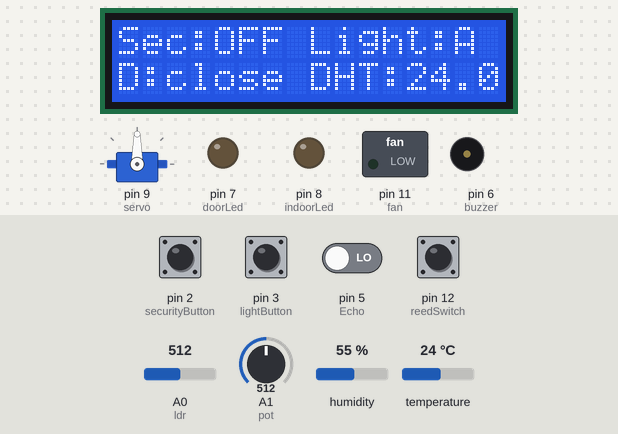
The sketch below on a simulated Arduino Uno, built with avr-gcc and run on an emulated ATmega328P. Parts: servo, 16×2 character LCD, switched loads named in the sketch (green lamp = pin HIGH), output pins drawn as LEDs (lit = HIGH), buzzer (waves = sounding, pin HIGH). Inputs (shaded band) come from the test bench; at power-on: pin 12 (reedSwitch) HIGH, pin 2 (securityButton), pin 3 (lightButton), pin 5 (Echo) LOW, A1 (pot) = 512, A0 (ldr) = 512, humidity 55 %, temperature 24 °C. Pins used as bus, display or sensor lines are not drawn; what the sketch prints to the serial monitor is not drawn.

Above: at 1.3 s.
1.4 s: pin 2 (securityButton) pulled HIGH for 0.15 s
At 2.8 s:
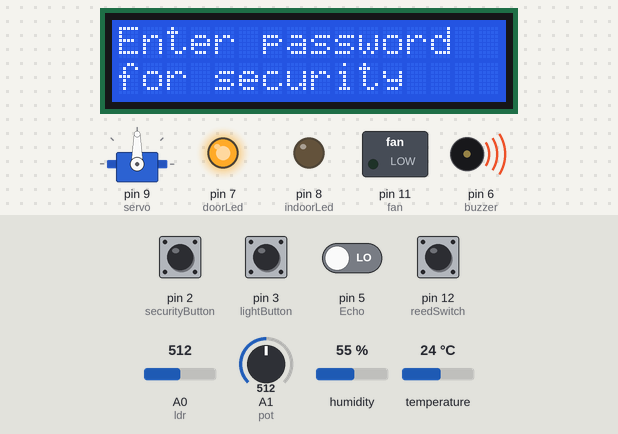
3.9 s: pin 3 (lightButton) pulled HIGH for 1 s
At 6.5 s:
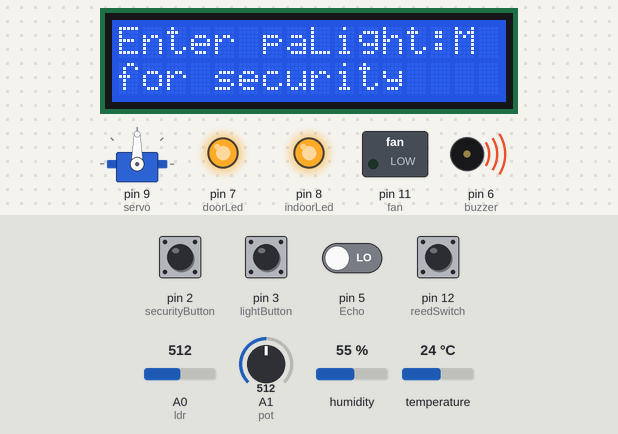
7.0 s: pin 2 (securityButton) pulled HIGH for 1 s
At 8.1 s:
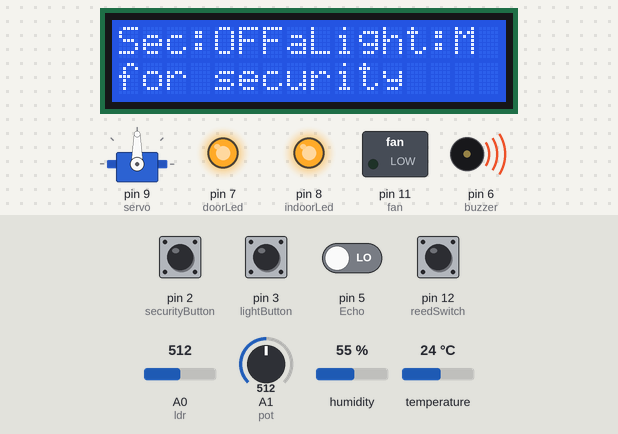
9.5 s: pin 2 (securityButton) pulled HIGH for 1 s
At 10.8 s:
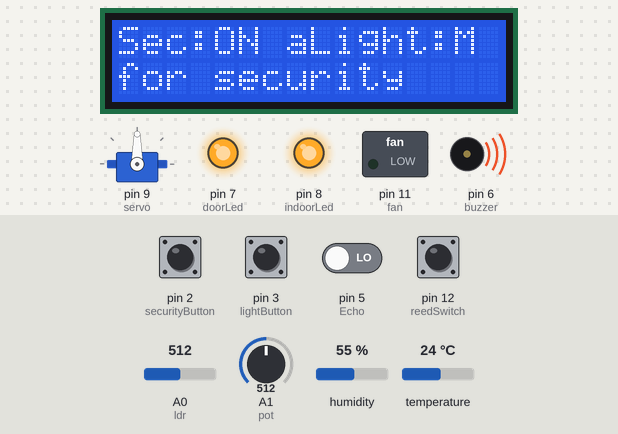
12.0 s: A1 (pot) set to 270
14.0 s: A1 (pot) set to 245
At 15.4 s:
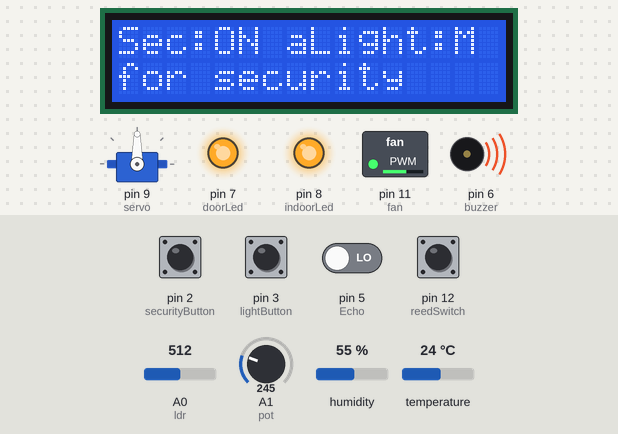
Timing chart, 0 to 17.0 s (numbered marks = the images above; inputs shaded):
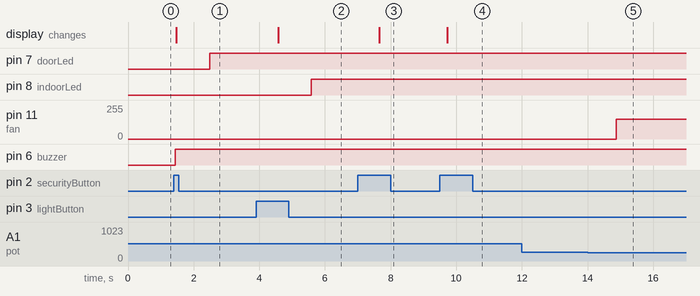

Measured:
- the behaviour switches between 256 and 255 on A1 (pot) (found by bisection; images 4 and 5)
- after the input at 1.4 s, pin 7 (doorLed): LOW → HIGH after 1.1 s; pin 6 (buzzer): LOW → HIGH at once; the display: changes after 0.07 s (image 1)
- after the input at 3.9 s, pin 8 (indoorLed): LOW → HIGH after 1.7 s; the display: changes after 0.68 s (image 2)
- after the input at 7.0 s, the display: changes after 0.66 s (image 3)
- after the input at 9.5 s, the display: changes after 0.22 s (image 4)
- after the input at 12.0 s, every drawn part: stays the same
- after the input at 14.0 s, pin 11 (fan): 0/255 → 147/255 after 0.87 s

The sketch:

Smart_Home_Final_Project.ino
```cpp
#include <Wire.h>
#include <I2CKeyPad.h>
#include <LiquidCrystal_I2C.h>
#include <Servo.h>
#include <DHT.h>

Servo my_servo;
LiquidCrystal_I2C lcd(0x27, 16, 2);
I2CKeyPad keyPad(0x26);

// Pins
const int securityButton = 2;
const int lightButton = 3;
const int Trig       = 4;
const int Echo     = 5;
const int buzzer = 6;
const int doorLed = 7;
const int indoorLed = 8;
const int servo = 9;
const int dhtSensor = 10;
const int fan = 11;
const int reedSwitch = 12;
const int ldr = A0;
const int pot = A1;

DHT dht(dhtSensor,DHT11);

unsigned long lastPot = 0;
unsigned long thre_temp = 0;
unsigned long lastDht = 0;

// settings
const int ldrDark = 200;
const int darkConfirm_ms = 3000;

// variables
bool securityOn = false;
int lightMode = 0;

int lastSecurityBtn = LOW;
int lastLightBtn = LOW;

unsigned long secLastPressed = 0;
unsigned long lightLastPressed = 0;

unsigned long darkStartTime = 0;
unsigned long lastPrintTime = 0;

char door_pass[4] = {'1', '2', '3', '4'};
char security_pass[4]={'5','6','7','8'};
char user[4];
int count = 0;
int trial = 0;

// Door flag
bool isDoorOpen = false;
unsigned long doorOpenTimer = 0;
bool DHT= true;

bool isDoorLockedOut = false;
unsigned long doorLockoutTimer = 0;
unsigned long doorLockoutTick = 0;
int doorLockoutRemaining = 20;

// Security flag
bool window_security = false;
bool print = false;
char alarmUser[4];
int alarmCount = 0;
int alarmTrial = 0;

bool isAlarmLockedOut = false;
unsigned long alarmLockoutTimer = 0;
unsigned long alarmLockoutTick = 0;
int alarmLockoutRemaining = 20;

float distance;
float duration;
char keyMap[19]="123A456B789C*0#DNF";
//char keyMap[19]="FND#0*C987B654A321";

void setup() {

  thre_temp = analogRead(A1);

  Serial.begin(9600);

  pinMode(securityButton, INPUT);
  pinMode(lightButton, INPUT);
  pinMode(reedSwitch, INPUT_PULLUP);
  pinMode(Trig, OUTPUT);
  pinMode(Echo, INPUT);

  pinMode(buzzer, OUTPUT);
  pinMode(doorLed, OUTPUT);
  pinMode(indoorLed, OUTPUT);
  pinMode(fan, OUTPUT);

  digitalWrite(buzzer, 0);
  digitalWrite(doorLed, 0);
  digitalWrite(indoorLed, 0);
  digitalWrite(fan, 0);

  dht.begin();
  keyPad.begin();
  keyPad.loadKeyMap(keyMap);
  keyPad.setDebounceThreshold(50);

  my_servo.attach(servo);
  my_servo.write(90);

  Serial.println("System started");
  Serial.println("Security: OFF");
  Serial.println("Light mode: AUTO");

  lcd.init();
  lcd.backlight();
  lcd.setCursor(0,0);
  lcd.print("Sec:OFF");
  lcd.setCursor(8,0);
  lcd.print("Light:A");
  lcd.setCursor(0,1);
  lcd.print("D:close");
  lcd.setCursor(8,1);
  lcd.print("DHT:");
  lcd.setCursor(12,1);
  lcd.print(dht.readTemperature());
}

void loop() {
//not printing DHT readings when security warning sent
  if(DHT){
  lcd.setCursor(12,1);
  lcd.print(dht.readTemperature());
  }
  Fan();

 printLdrValue();

  checkSecurityButton();

  checkLightButton();

  doorAccess();

  if (securityOn || window_security) {
    runSecurity();
  } else {
    digitalWrite(buzzer, LOW);
    digitalWrite(doorLed, LOW);
  }

  runLighting();


  //Serial.println(dht.readTemperature());
  //Serial.println(analogRead(pot));
  //digitalWrite(indoorLed,1);
 // Serial.println(getdistance());
  //Serial.println(analogRead(pot));
  //digitalWrite(fan,1);
  //Serial.println(dht.readTemperature());
}

void printLdrValue() {
  if (millis() - lastPrintTime >= 5000) {
    lastPrintTime = millis();
    Serial.print("LDR value: ");
    Serial.println(analogRead(ldr));
  }
}
//checking state of security button
void checkSecurityButton() {
  int buttonState = digitalRead(securityButton);
  //button debounce and last state saving
  if (millis() - secLastPressed >= 50 && buttonState != lastSecurityBtn) {
    secLastPressed = millis();
    if (buttonState == HIGH) {
      securityOn = !securityOn;
      if (securityOn) {
        Serial.println(">>> Security: ACTIVATED");
        lcd.setCursor(0,0);
        lcd.print("Sec:ON ");
      } else {
        Serial.println(">>> Security: DEACTIVATED");
        lcd.setCursor(0,0);
        lcd.print("Sec:OFF");
      }
    }
  }
  lastSecurityBtn = buttonState;
}
//checking state of light button
void checkLightButton() {
  int buttonState = digitalRead(lightButton);
  //debounce and last state saving
  if (millis() - lightLastPressed >= 50 && buttonState != lastLightBtn) {
    lightLastPressed = millis();
    if (buttonState == HIGH) {
      lightMode = (lightMode + 1) % 3;
      if (lightMode == 0) {
        darkStartTime = 0;
        lcd.setCursor(8,0);
        lcd.print("Light:A");
      } else {
        lcd.setCursor(8,0);
        lcd.print("Light:M");
      }
    }
  }
  lastLightBtn = buttonState;
}

void runLighting() {
  //Always On
  if (lightMode == 1) {
    digitalWrite(indoorLed, HIGH);
  //Always Off
  } else if (lightMode == 2) {
    digitalWrite(indoorLed, LOW);
  //Automatic Lightining
  } else {
    int ldrValue = analogRead(ldr);
    if (ldrValue < ldrDark) {
      if (darkStartTime == 0) darkStartTime = millis();
      if (millis() - darkStartTime >= darkConfirm_ms) digitalWrite(indoorLed, HIGH);
    } else {
      darkStartTime = 0;
      digitalWrite(indoorLed, LOW);
    }
  }
}

//entering characters in keypad
char scanKeypad() {
  char key = keyPad.getChar();
  //filtering noise
  if (key != '\0' && key != 'N' && key != 'F' && key != 255 && key >= 32 && key <= 126) {
    while (keyPad.getChar() != 'N' && keyPad.getChar() != '\0') {
         delay(10); // Short debounce hold
    }
    return key;
  }
  return '\0';
}

//function for keypad use with door
void doorAccess() {

//toggle for different use of Keypad
  if (window_security) {
    count = 0;
    return;
  }

  unsigned long currentMillis = millis();


  if (isDoorOpen) {
    if (currentMillis - doorOpenTimer >= 5000) {
      my_servo.write(90);
      lcd.setCursor(0, 1);
      lcd.print("D:close");
      count = 0;
      isDoorOpen = false;
    }
    return;
  }


  if (isDoorLockedOut) {
    if (currentMillis - doorLockoutTick >= 1000) {
      doorLockoutTick = currentMillis;
      if (doorLockoutRemaining >= 1) {
        Serial.print("Door Lockout: ");
        Serial.println(doorLockoutRemaining);
        doorLockoutRemaining--;
      }
    }
    if (currentMillis - doorLockoutTimer >= 20000) {
      Serial.println("Door Lockout ended.");
      trial = 0;
      count = 0;
      isDoorLockedOut = false;
    }
    return;
  }


  char key = scanKeypad();
  if (key != '\0' && count < 4) {
    user[count] = key;
    count++;
    Serial.println(key);
  }

  if (count == 4) {
    bool correct = true;
    for (int i = 0; i < 4; i++) {
      if (user[i] != door_pass[i]) {
        correct = false;
        break;
      }
    }

    if (correct) {
      Serial.println("Correct Door Code");
      lcd.setCursor(0, 1);
      lcd.print("D:open  ");
      my_servo.write(70);
      doorOpenTimer = currentMillis;
      isDoorOpen = true;
      trial = 0;
    } else {
      Serial.println("Wrong Door Code");
      trial++;
      count = 0;
      if (trial >= 4) {
        Serial.println("Door Lockout!");
        doorLockoutRemaining = 20;
        doorLockoutTimer = currentMillis;
        doorLockoutTick = currentMillis;
        isDoorLockedOut = true;
      }
    }
  }
}


void runSecurity() {
  //toggling window Security
  if (securityOn && digitalRead(reedSwitch) == HIGH && !window_security) {
    window_security = true;
    print = true;
  }

  if (window_security) {
    digitalWrite(buzzer, HIGH);
    window_secure();
  } else {
    digitalWrite(buzzer, LOW);
  }


//Security Ultrasonic sensor for detecting movement infront of door
  if (getdistance() <= 13) {
    digitalWrite(doorLed, HIGH);
  } else {
    digitalWrite(doorLed, LOW);
  }
}

//getting distance from ultrasonic
int getdistance(){
digitalWrite(Trig,0);
delay(5);
digitalWrite(Trig,1);
delay(10);
digitalWrite(Trig,0);

duration = pulseIn(Echo,1);

distance = 0.0343*duration/2.0;
  return distance;
}


void Fan(){
  Serial.print("POT: ");
  Serial.println(analogRead(pot));
  if(millis() - lastPot >= 100){
    lastPot = millis();
    //changing the threshold of turning fan on
    thre_temp = map(analogRead(pot),0,1023,20,40);
  }
  if(dht.readTemperature() >= thre_temp){
    Serial.println("Fan ON");
    analogWrite(fan,map(dht.readTemperature(),20,40,120,255));
  }
  else{
    analogWrite(fan,0);
  }
}


//function for Keypad use with windows alarm
void window_secure() {
  DHT = false;
  unsigned long currentMillis = millis();

  if (print) {
    lcd.clear();
    lcd.setCursor(0, 0);
    lcd.print("Enter password  ");
    lcd.setCursor(0,1);
    lcd.print("for security     ");
    print = false;
  }


  if (isAlarmLockedOut) {
    digitalWrite(buzzer, HIGH);
    if (currentMillis - alarmLockoutTick >= 1000) {
      alarmLockoutTick = currentMillis;
      if (alarmLockoutRemaining >= 1) {
        Serial.print("Alarm Lockout: ");
        Serial.println(alarmLockoutRemaining);
        alarmLockoutRemaining--;
      }
    }

    if (currentMillis - alarmLockoutTimer >= 20000) {
      Serial.println("Alarm Lockout ended.");
      alarmTrial = 0;
      alarmCount = 0;
      isAlarmLockedOut = false;
    }
    return;
  }

  char key = scanKeypad();
  if (key != '\0' && alarmCount < 4) {
    alarmUser[alarmCount] = key;
    alarmCount++;
    Serial.println(key);
  }

  if (alarmCount == 4) {
    bool correct = true;
    for (int i = 0; i < 4; i++) {
      if (alarmUser[i] != security_pass[i]) {
        correct = false;
        break;
      }
    }

    if (correct) {
      Serial.println("Correct Alarm Code");
      window_security = false;
      DHT = true;
      digitalWrite(buzzer, LOW);
      lcd.clear();
      lcd.setCursor(0,1);
      lcd.print("D:close");
      lcd.setCursor(0,0);
      lcd.print("Sec:ON");
      if (lightMode == 0) {
        lcd.setCursor(8,0);
        lcd.print("Light:A");
      } else {
        lcd.setCursor(8,0);
        lcd.print("Light:M");
      }
      lcd.setCursor(8,1);
      lcd.print("DHT:");
      lcd.setCursor(12,1);
      lcd.print(dht.readTemperature());
      alarmCount = 0;
      alarmTrial = 0;
    } else {
      Serial.println("Wrong Alarm Code");
      alarmTrial++;
      alarmCount = 0;

      if (alarmTrial >= 4) {
        Serial.println("Alarm Lockout!");
        alarmLockoutRemaining = 20;
        alarmLockoutTimer = currentMillis;
        alarmLockoutTick = currentMillis;
        isAlarmLockedOut = true;
      }
    }
  }
}
```
